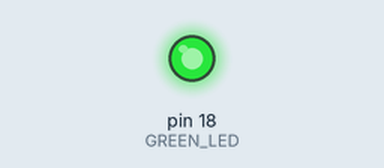
The sketch below on a simulated Arduino Uno, built with avr-gcc and run on an emulated ATmega328P. Parts: output pins drawn as LEDs (lit = HIGH).

Above: at 1.5 s.
At 5.7 s:
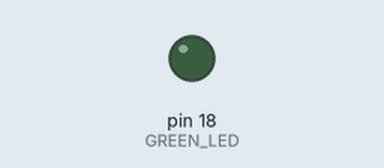
Timing chart, 0 to 8.8 s (numbered marks = the images above):
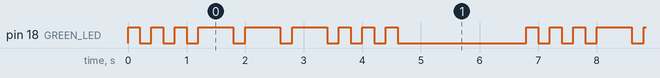

The sketch:

practice_1_sos.ino
```cpp
// Chapter 1, Practice 1 - SOS
// The green LED flashes S-O-S in Morse code, then waits 2 seconds.

const int GREEN_LED = 18;   // green LED + 220 ohm on GPIO 18

void setup() {
  pinMode(GREEN_LED, OUTPUT);
}

void loop() {
  // S: three short flashes (200 ms on, 200 ms off)
  digitalWrite(GREEN_LED, HIGH); delay(200);
  digitalWrite(GREEN_LED, LOW);  delay(200);
  digitalWrite(GREEN_LED, HIGH); delay(200);
  digitalWrite(GREEN_LED, LOW);  delay(200);
  digitalWrite(GREEN_LED, HIGH); delay(200);
  digitalWrite(GREEN_LED, LOW);  delay(200);
  // O: three long flashes (600 ms on, 200 ms off)
  digitalWrite(GREEN_LED, HIGH); delay(600);
  digitalWrite(GREEN_LED, LOW);  delay(200);
  digitalWrite(GREEN_LED, HIGH); delay(600);
  digitalWrite(GREEN_LED, LOW);  delay(200);
  digitalWrite(GREEN_LED, HIGH); delay(600);
  digitalWrite(GREEN_LED, LOW);  delay(200);
  // S: three short flashes again
  digitalWrite(GREEN_LED, HIGH); delay(200);
  digitalWrite(GREEN_LED, LOW);  delay(200);
  digitalWrite(GREEN_LED, HIGH); delay(200);
  digitalWrite(GREEN_LED, LOW);  delay(200);
  digitalWrite(GREEN_LED, HIGH); delay(200);
  digitalWrite(GREEN_LED, LOW);  delay(200);
  delay(2000);                        // pause before the next SOS
}
```

Measured:
- by itself, pin 18 (GREEN_LED): repeats every 6.8 s: 2 × (LOW 0.20 s, HIGH 0.20 s), 3 × (LOW 0.20 s, HIGH 0.60 s), 3 × (LOW 0.20 s, HIGH 0.20 s), LOW 2.2 s, HIGH 0.20 s
- by itself, everything shown: repeats every 6.8 s, in 18 steps
